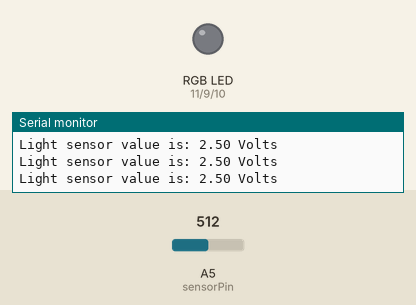
Bench run of a sketch on a simulated Arduino Uno, built with avr-gcc and run on an emulated ATmega328P. On the bench: an RGB LED mixed from three pins (HIGH = lit), the last lines printed to the serial monitor. Inputs (shaded band) come from the test bench; at power-on: A5 (sensorPin) = 512.

Above: at 1.2 s.
1.3 s: A5 (sensorPin) set to 426
2.8 s: A5 (sensorPin) set to 403
At 3.9 s:
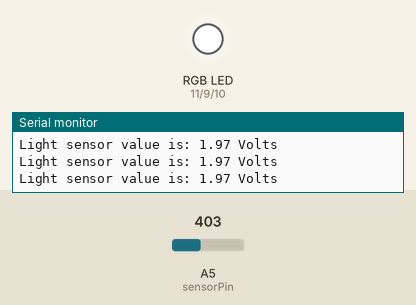
4.3 s: A5 (sensorPin) set to 263
5.8 s: A5 (sensorPin) set to 234
At 6.6 s:
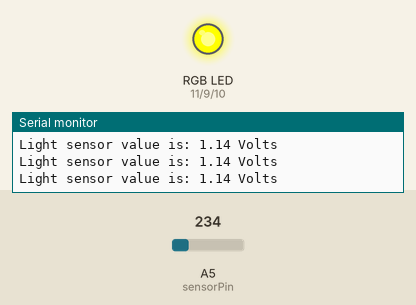
7.3 s: A5 (sensorPin) set to 109
8.8 s: A5 (sensorPin) set to 98
At 9.3 s:
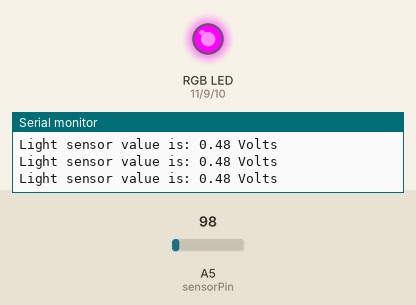
Timing chart, 0 to 11.3 s (numbered marks = the images above; inputs shaded):
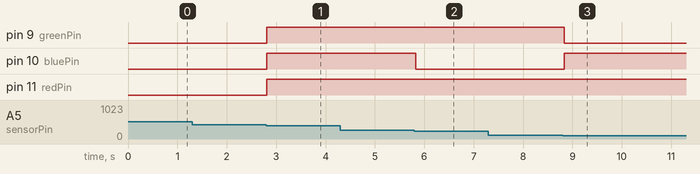

Measured:
- the behaviour switches between 410 and 409 on A5 (sensorPin) (found by bisection; images 0 and 1)
- the behaviour switches between 246 and 245 on A5 (sensorPin) (found by bisection; images 1 and 2)
- the behaviour switches between 103 and 102 on A5 (sensorPin) (found by bisection; images 2 and 3)
- after the input at 2.8 s, pin 9 (greenPin), pin 10 (bluePin), pin 11 (redPin): LOW → HIGH at once
- after the input at 5.8 s, pin 10 (bluePin): HIGH → LOW at once
- after the input at 8.8 s, pin 9 (greenPin): HIGH → LOW at once; pin 10 (bluePin): LOW → HIGH at once

The sketch:

NightLightStuffy.ino
```cpp
/**************************************************************************************
   ISTE 2016 Workshop: The new WWW -- Wonderful World of Wearables
   Night Light Stuffy

   How it works -:

   Read value from light sensor conntected to A2, serial monitor displays live data
   Returns values 0 to 1023 (1024 steps or 2^10 - 10 bit resolution)
   Value is scaled to V units with the formula: sensorValue * (5V /1023)
   Note digital pins provide up to: 40mA and 5V (0.2W power)

   RGB LED is connected to digital pins 9, 10, 11
   Depending on light intensity, a PWM value is written back to pins 9, 10, 11 (analogWrite command)


   Alternative method for (+) and (-) power connections on digital pins

   // define digital power and ground pins for example on 2 and 3
   int componentPower = 2;
   int componentGround = 3;

   // put into output mode
   pinMode(componentPower,OUTPUT);
   pinMode(componentGround,OUTPUT);

   // power up component
   digitalWrite (componentPower, HIGH);  //Supply 5V
   digitalWrite (componentGround, LOW);  //Ground 0V

   TROUBLESHOOTING THE ARDUINO ENVIRONMENT
   -delete preferences file ~/library/preferences/com.arduino.
   -restart Arduino application

   DISABLE ROOTLESS MODE OSX 10.11 (El Capitan)
   1. Reboot into recovery mode (cmd-R)
   2. Log into terminal and enter: csrutil disable or csrutil enable --without kext (to only disable kernal extensions like serial drivers)
   3. Reboot
   4. Check using csrutil status

   http://tzapu.com/2015/09/24/making-ch340-ch341-serial-adapters-work-under-el-capitan-os-x/


 **************************************************************************************/

//Define constants - values do not change in program from starting state

#define sensorPin A5       //sensor pin, reads voltage in 10-bit resolution (0-1023)
#define redPin 11          //R petal on RGB LED module connected to digital pin 11
#define greenPin 9         //G petal on RGB LED module connected to digital pin 9
#define bluePin 10         //B petal on RGB LED module connected to digital pin 10
#define time_delay 0       //set delay that LED will display the color, used a test variable, normal set to 0

//Define variables

int sensorValue = 0;        //variable that returns value from sensorPin
float sensorVoltage = 0.0;  //float variable to hold converted voltages
float threshold1 = 0.08;    //RED, turn on when room is dark
float threshold2 = 0.50;    //GREEN, turn on normal light conditions
float threshold3 = 1.20;    //BLUE, turn on when light is bright
float thresholdMax = 2.00;  //Very bright room, turn off LED

void setup() {
  // initialize serial communication at 9600 baud
  Serial.begin(9600);

  // set up pins connected to RGB module
  pinMode(redPin, OUTPUT);    // sets the redPin to be an output
  pinMode(greenPin, OUTPUT);  // sets the greenPin to be an output
  pinMode(bluePin, OUTPUT);   // sets the bluePin to be an input

}

// define color function to set colors in RGB values from 0-255
void color (unsigned char red, unsigned char green, unsigned char blue)
{
  analogWrite(redPin, 255 - red);
  analogWrite(bluePin, 255 - blue);
  analogWrite(greenPin, 255 - green);
}


// the main loop routine runs over and over again forever:
void loop() {

  // STEP 1 - read the input on analog pin 0:
  sensorValue = analogRead(sensorPin);

  // STEP 2 - convert to equivalent voltage value from value read between 0-1023
  sensorVoltage = sensorValue * (5.0 / 1023.0);


  // STEP 3 - activate LED depending on light intensity using an elif ladder
  if (sensorVoltage < threshold1) {
    color(255, 0, 0);   //turn the RGB LED red
    delay(time_delay);  //delay to hold light before changing
  }

  else if ((sensorVoltage > threshold1) && (sensorVoltage < threshold2)) {
    color(0, 255, 0);   //turn the RGB LED green
    delay(time_delay);
  }

  else if ((sensorVoltage > threshold2) && (sensorVoltage < threshold3)) {
    color(0, 0, 255);   //turn the RGB LED blue
    delay(time_delay);
  }

  else if ((sensorVoltage > threshold3) && (sensorVoltage < thresholdMax)) {
    color(0, 0, 0); //turn off LED, set to no color.
  }

  // output to serial monitor for review as needed
  Serial.print("Light sensor value is: ");
  Serial.print(sensorVoltage);
  Serial.println(" Volts");
  delay(200);   // delay in between reads for viewing
}
```
